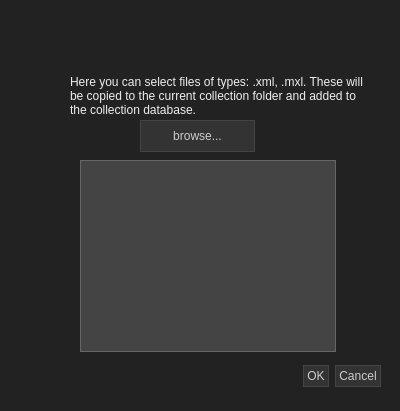
<?xml version="1.0" encoding="UTF-8"?>
<ui version="4.0">
 <class>Dialog</class>
 <widget class="QDialog" name="Dialog">
  <property name="geometry">
   <rect>
    <x>0</x>
    <y>0</y>
    <width>400</width>
    <height>411</height>
   </rect>
  </property>
  <property name="windowTitle">
   <string>MuseLib | Import new files</string>
  </property>
  <property name="styleSheet">
   <string notr="true">QDialog {
background:#222
}

QLabel {
color:#EEE;
}

QPushButton {
border-style:outset;
background:#333;
border:1px solid #444;
padding:3px;
color:#CCC
}

QPushButton:checked {
border-style:inset;
}

QListWidget {
background:#444;
border:1px solid #666
}</string>
  </property>
  <widget class="QDialogButtonBox" name="buttonBox">
   <property name="geometry">
    <rect>
     <x>40</x>
     <y>360</y>
     <width>341</width>
     <height>32</height>
    </rect>
   </property>
   <property name="orientation">
    <enum>Qt::Horizontal</enum>
   </property>
   <property name="standardButtons">
    <set>QDialogButtonBox::Cancel|QDialogButtonBox::Ok</set>
   </property>
  </widget>
  <widget class="QPushButton" name="browseBtn">
   <property name="geometry">
    <rect>
     <x>140</x>
     <y>120</y>
     <width>115</width>
     <height>32</height>
    </rect>
   </property>
   <property name="text">
    <string>browse...</string>
   </property>
  </widget>
  <widget class="QLabel" name="label">
   <property name="geometry">
    <rect>
     <x>70</x>
     <y>70</y>
     <width>301</width>
     <height>51</height>
    </rect>
   </property>
   <property name="text">
    <string>Here you can select files of types: .xml, .mxl. These will be copied to the current collection folder and added to the collection database.</string>
   </property>
   <property name="wordWrap">
    <bool>true</bool>
   </property>
  </widget>
  <widget class="QListWidget" name="listWidget">
   <property name="geometry">
    <rect>
     <x>80</x>
     <y>160</y>
     <width>256</width>
     <height>192</height>
    </rect>
   </property>
  </widget>
 </widget>
 <resources/>
 <connections>
  <connection>
   <sender>buttonBox</sender>
   <signal>accepted()</signal>
   <receiver>Dialog</receiver>
   <slot>accept()</slot>
   <hints>
    <hint type="sourcelabel">
     <x>248</x>
     <y>254</y>
    </hint>
    <hint type="destinationlabel">
     <x>157</x>
     <y>274</y>
    </hint>
   </hints>
  </connection>
  <connection>
   <sender>buttonBox</sender>
   <signal>rejected()</signal>
   <receiver>Dialog</receiver>
   <slot>reject()</slot>
   <hints>
    <hint type="sourcelabel">
     <x>316</x>
     <y>260</y>
    </hint>
    <hint type="destinationlabel">
     <x>286</x>
     <y>274</y>
    </hint>
   </hints>
  </connection>
 </connections>
</ui>
